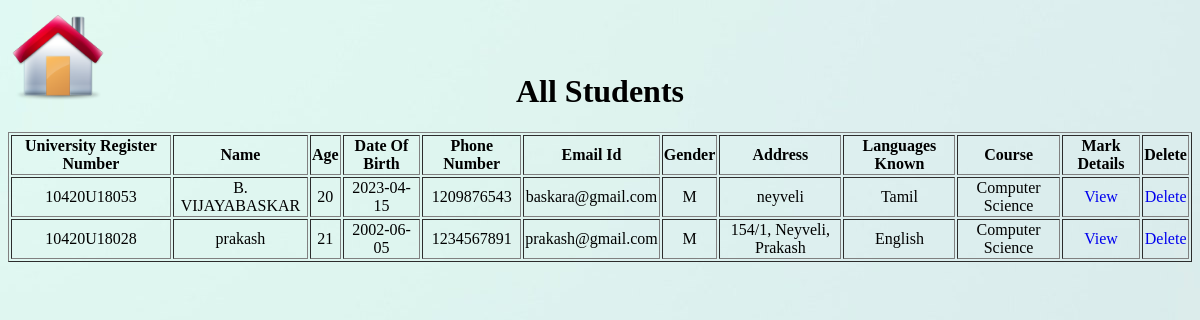
Screenshot of /viewallstudents.php (signed in) with the database file from the repository.
### tables this page shows
CREATE TABLE `stdetails` (
  `id` int(11) NOT NULL,
  `sid` int(11) NOT NULL,
  `universityregno` varchar(50) NOT NULL,
  `name` varchar(150) NOT NULL,
  `age` int(11) NOT NULL,
  `dateofbirth` date NOT NULL,
  `phoneno` int(10) NOT NULL,
  `email` varchar(150) NOT NULL,
  `gender` varchar(50) NOT NULL,
  `address` varchar(150) NOT NULL,
  `languagesknown` varchar(50) NOT NULL,
  `selectyourcourse` varchar(50) NOT NULL
);

### viewallstudents.php (the view, shortened to what this page needs)
<!DOCTYPE html>
<html lang="en">
<head>
</head>
<body>
<div class="button">
        <a href="ahome.php"><img class="home" src="home1.png"></a>
    </div>
    <center><h1>All Students</h1></center>
    <?php
        $conn=mysqli_connect("localhost","root","","placement");
        $result=mysqli_query($conn,"select * from stdetails");
        echo "<table border=1 width=100%>";
        echo "<tr><th>University Register Number<th>Name<th>Age<th>Date Of Birth<th>Phone Number<th>Email Id<th>Gender
            <th>Address<th>Languages Known<th>Course<th>Mark Details<th>Delete";
        while($row=mysqli_fetch_assoc($result)) {
            $sid=$row["sid"];
            $universityregno=$row["universityregno"];
            $name=$row["name"];
            $age=$row["age"];
            $dateofbirth=$row["dateofbirth"];
            $phoneno=$row["phoneno"];
            $email=$row["email"];
            $gender=$row["gender"];
            $address=$row["address"];
            $languagesknown = explode(",", $row["languagesknown"]);
            $lk = implode(", ", $languagesknown);
            $selectyourcourse=$row["selectyourcourse"];
            echo "<tr><td>$universityregno<td>$name<td>$age<td>$dateofbirth<td>$phoneno<td>$email
            <td>$gender<td>$address<td>$lk<td>$selectyourcourse<td><a href='adminviewmarks.php?sid=$sid'>View</a>
            <td><a href='viewallstudents.php?sid=$sid'>Delete</a>";
        }
        echo "</table>";
    ?>
</body>
</html>

### viewallstudents.php (style rules this page uses)
.home { height: 100px; }
td { text-align: center; }
table { transform: translateY(-60px); }
h1 { transform: translateY(-60px); }
table td a { text-decoration: none; }
body { background-image: url('backgroundimg1.jpg'); }

### rows the page displays
stdetails: universityregno "10420U18053", name "B. VIJAYABASKAR", age "20", dateofbirth "2023-04-15", phoneno "1209876543", email "baskara@gmail.com", gender "M", address "neyveli", languagesknown "Tamil", selectyourcourse "Computer Science"
stdetails: universityregno "10420U18028", name "prakash", age "21", dateofbirth "2002-06-05", phoneno "1234567891", email "prakash@gmail.com", gender "M", address "154/1, Neyveli, Prakash", languagesknown "English", selectyourcourse "Computer Science"
